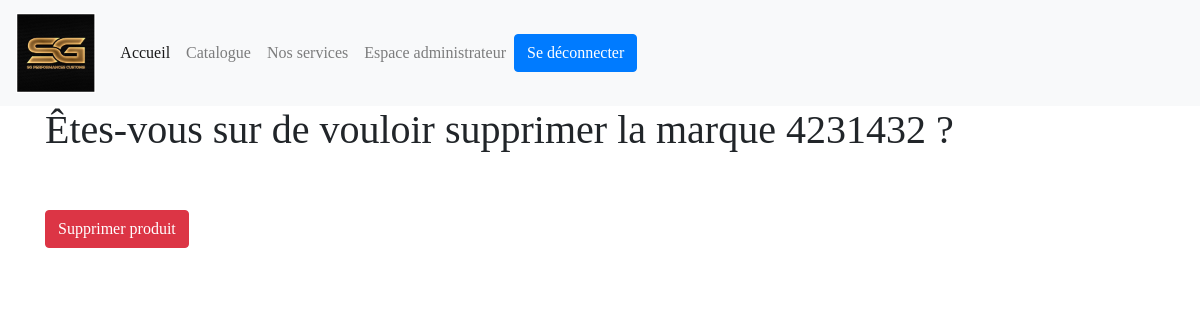
Before: /compte/supprimerMarque/205 (signed in) with the older database file.
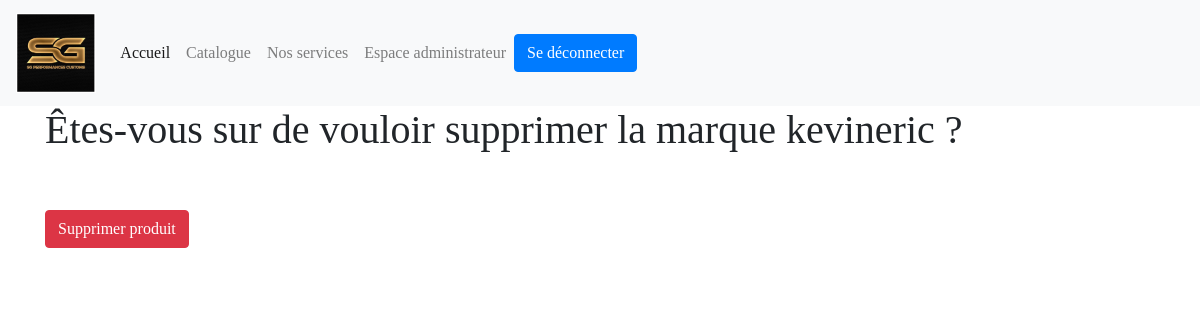
After: the same page with the newer database file.
### catalogue/models.py (models this page shows, shortened)
class SGPC_MARQUE(models.Model):
    MAR_NOM = models.CharField(max_length=40, unique=True)
    MAR_is_active = models.BooleanField(default=True)

### compte/views.py (the view)
# urls.py: path('supprimerMarque/<str:pk>', views.supprimerMarque, name="supprimer_marque"),
@login_required(login_url="/login/")#inspirer de https://www.youtube.com/watch?v=eBsc65jTKvw
@user_passes_test(lambda u: u.UTI_is_admin)
def supprimerMarque(request, pk):
    marque = SGPC_MARQUE.objects.get(id=pk) # Récupération de la marque ayant le meme id que le paramètre "pk"
    form = forms.supprimerMarque(instance=marque) # Récupération du formulaire de suppression de marque
    if request.method == 'POST':
        form = forms.supprimerMarque(request.POST, instance=marque)
        marque.MAR_is_active = False # On passe l'attribut "is_active" de "True" à "False"
        if form.is_valid():
            form.save() # Enregistrement des données dans la base de données.
            return redirect('listeMarqueAjax')
    context = {
        'form': form,
        'marque': marque,
    }
    return render(request, 'compte/supprimerMarque.html', context)

### compte/forms.py
class supprimerMarque(forms.ModelForm):
    class Meta:
        model = SGPC_PRODUIT
        fields = ['MAR_is_active']
        exclude = {"MAR_is_active"}

### compte/templates/compte/supprimerMarque.html (shortened to what this page needs)
<!DOCTYPE html>
<html lang="en">
    {% load static %}
    {% load bootstrap4 %}
<head>
    {% bootstrap_css %}
    <link rel="stylesheet" href="{% static 'compte/css/detailProduitAdmin.css'%}">
</head>
<body>
    {% include 'nav.html' %}
    <div class="container">
        {%if marque.MAR_is_active == 1%}
        <h1>Êtes-vous sur de vouloir supprimer la marque {{marque.MAR_NOM}} ?</h1>
        <br>
        <form action="{% url 'supprimer_marque' marque.id%}" method="post">
        <br>
        <input type="submit" class="btn btn-danger" value="Supprimer produit" />
        </form>
        {%endif%}
    </div>
</body>
</html>

Changed rows visible on the page:
changed SGPC_MARQUE: MAR_NOM "4231432" → "kevineric"
